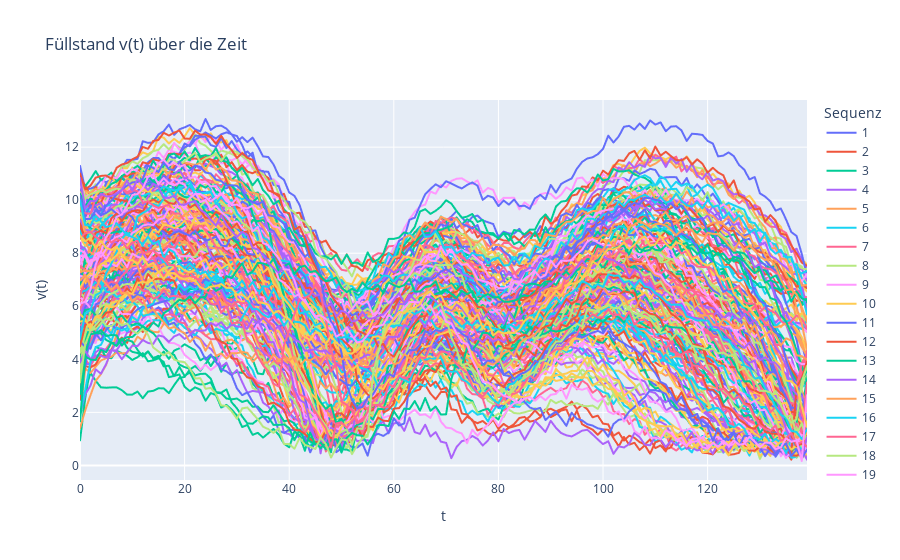

Write notebook code for a chart like this one.
### Markdown cell above
A1 = A2 = A3, Grundfläche der Tanks<br>
q1, q2, q3 : Querschnitt der Durchflussrohre<br>
q1 = 2, q2 = 2, q3 = 2<br>

### Code cell
px.line(res, x="t", y="v(t)", color="Sequenz", title="Füllstand v(t) über die Zeit")
